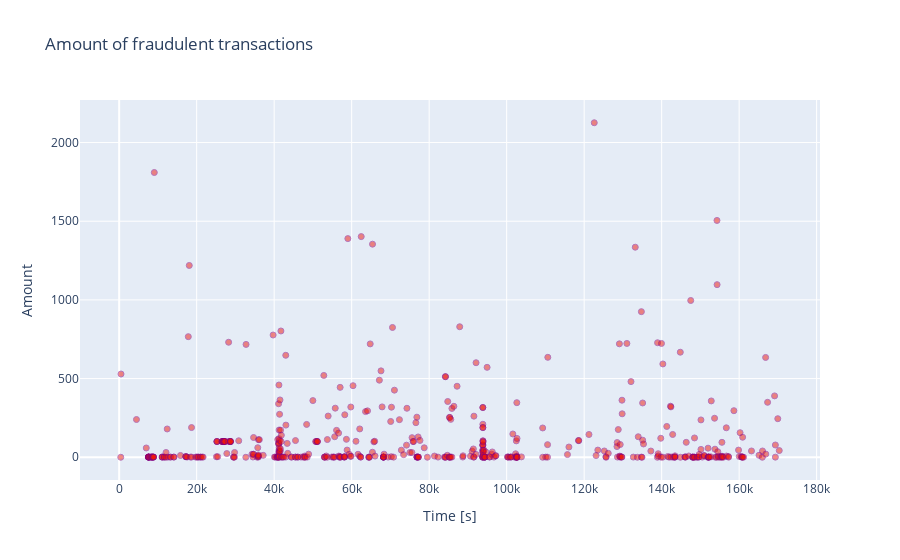

The cell this chart's notebook holds for it:
### Code cell
fraud = data.loc[data['Class'] == 1]

trace = go.Scatter(
    x = fraud['Time'],y = fraud['Amount'],
    name="Amount",
     marker=dict(
                color='rgb(238,23,11)',
                line=dict(
                    color='Purple',
                    width=1),
                opacity=0.5,
            ),
    text= fraud['Amount'],
    mode = "markers"
)
data_df = [trace]
layout = dict(title = 'Amount of fraudulent transactions',
          xaxis = dict(title = 'Time [s]', showticklabels=True),
          yaxis = dict(title = 'Amount'),
          hovermode='closest'
         )
fig = dict(data=data_df, layout=layout)
iplot(fig, filename='fraud-amount')

### Figure 1 — Plotly figure (JSON) as saved in the notebook; plotly's stock layout.template omitted (floating-point values rounded to 4 significant figures; data arrays with more than 128 entries replaced by an {"elided": "..."} marker saying what was removed)
{"data": [{"marker": {"color": "rgb(238,23,11)", "line": {"color": "Purple", "width": 1}, "opacity": 0.5}, "mode": "markers", "name": "Amount", "text": {"elided": "492 float values"}, "x": {"elided": "492 int values"}, "y": {"elided": "492 float values"}, "type": "scatter"}], "layout": {"hovermode": "closest", "title": {"text": "Amount of fraudulent transactions"}, "xaxis": {"showticklabels": true, "title": {"text": "Time [s]"}}, "yaxis": {"title": {"text": "Amount"}}}}
